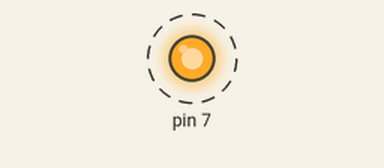
Recording of a program running on a simulated Arduino Leonardo, built with avr-gcc and run on an emulated ATmega32U4. Parts: output pins drawn as LEDs (lit = HIGH). Dashed ring = blinking.

Above: at 0.5 s.
Timing chart, 0 to 4.6 s (numbered marks = the images above):
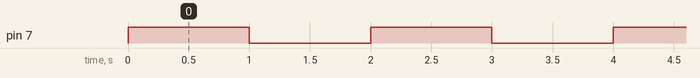

The program:

main.cpp
```cpp
#include <Arduino.h>

const unsigned long relayInterval = 1000;      // 10 секунд в миллисекундах

// Класс для управления одним реле
class Relay {
private:
    int pin;  // Пин, который управляет реле

public:
    // Запоминает пин и сразу выключает реле
    Relay(int relayPin) {
        pin = relayPin;
        pinMode(pin, OUTPUT);
        off();
    }

    // Включает реле. У этого шилда HIGH означает «включить».
    void on() {
        digitalWrite(pin, HIGH);
    }

    // Выключает реле. У этого шилда LOW означает «выключить».
    void off() {
        digitalWrite(pin, LOW);

    }
};

// Первое реле шилда подключено к цифровому пину 7 Arduino
Relay relay(7);

void setup() {
    // Всё готово в конструкторе класса Relay.
}

void loop() {
    relay.on();
    delay(relayInterval);

    relay.off();
    delay(relayInterval);
}
```

Measured:
- by itself, pin 7: alternates HIGH for 1.0 s and LOW for 1.0 s
